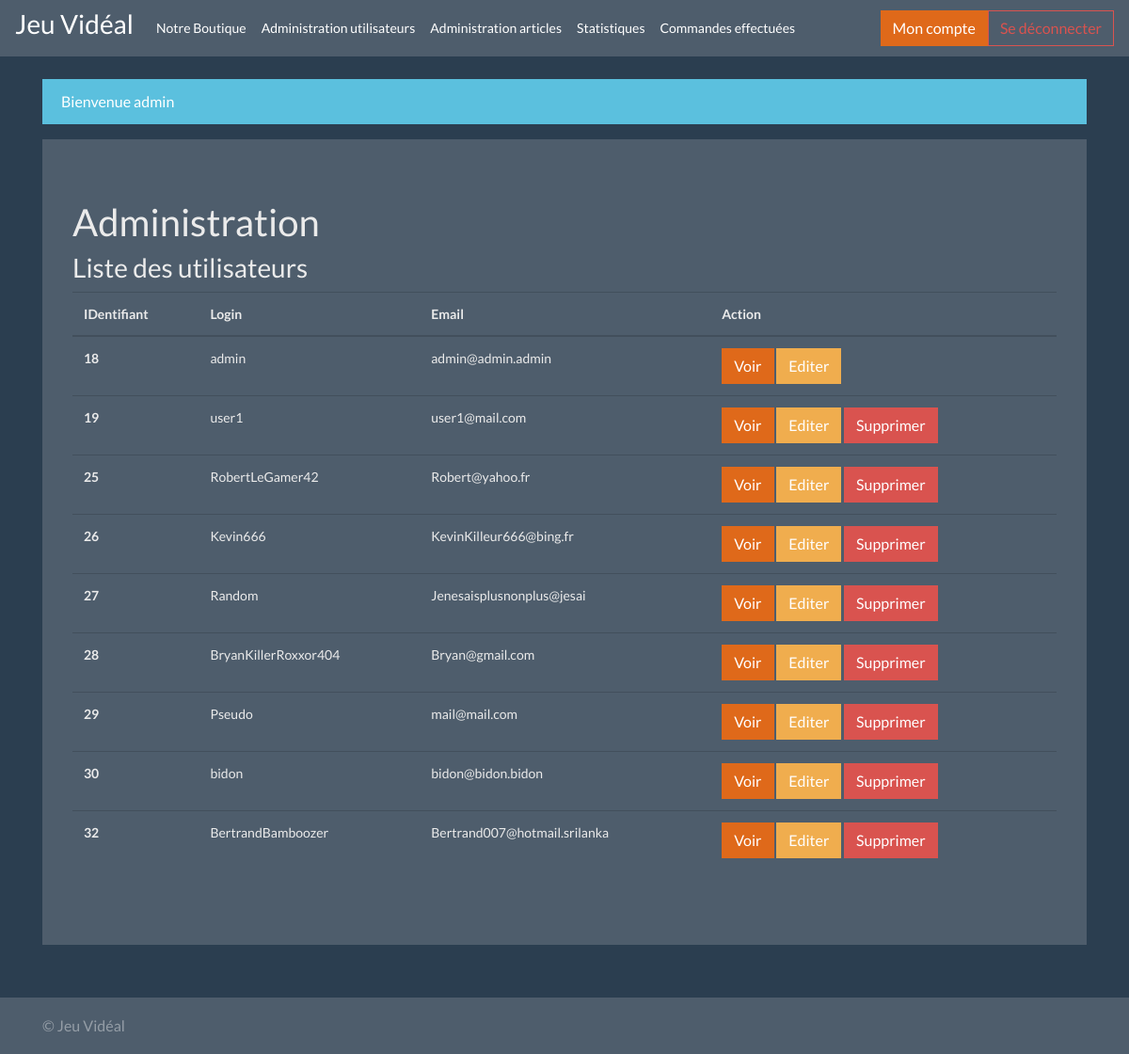
Screenshot of /admin_user (signed in) with the database file from the repository.
### tables this page shows
CREATE TABLE `utilisateur` (
  `ID` int(11) NOT NULL AUTO_INCREMENT,
  `login` varchar(25) NOT NULL,
  `nom` varchar(50) DEFAULT NULL,
  `prenom` varchar(50) DEFAULT NULL,
  `mail` varchar(50) DEFAULT NULL,
  `roleID` int(11) DEFAULT NULL,
  `password` varchar(255) DEFAULT NULL,
  `actif` tinyint(1) DEFAULT '1',
  PRIMARY KEY (`ID`),
  KEY `roleID` (`roleID`),
  CONSTRAINT `utilisateur_ibfk_1` FOREIGN KEY (`roleID`) REFERENCES `role` (`id`)
);

### controllers/admin_user.php (called while the page is built)
<?php
require 'models/users.php';
if(empty($_SESSION['id']) || checkUserRole($_SESSION['id']) != 1){
        header("Location: ".ROOT_PATH);
        exit();
}
$users = getAllFromUser();
include 'views/admin_user.php';
?>

### models/db.php (called while the page is built)
<?php
function getDB() {
    try
    {
        $bdd = new PDO('mysql:host=localhost;dbname=jeux_video_store;charset=utf8', ''.BDD_LOGIN.'', ''.BDD_MDP.'', array(PDO::ATTR_ERRMODE => PDO::ERRMODE_EXCEPTION));
        return $bdd;
    }
    catch (Exception $e)
    {
        die('Erreur : ' . $e->getMessage());
    }
}

### models/users.php (called while the page is built, shortened)
<?php
require_once 'models/db.php';
function getUserById($ID) {
    $reponse = getDB()->prepare('SELECT * FROM UTILISATEUR WHERE ID = :ID');
    $reponse->execute([':ID' => $ID]);
    $user = $reponse->fetch();
    return $user;
}
function getAllFromUser(){
    $reponse = getDB()->query('SELECT * FROM UTILISATEUR WHERE actif = 1');
    $users = $reponse->fetchAll();
    return $users;
}
function checkUserRole($ID){
    $user = getUserById($ID);
    return $user['roleID'];
}
?>

### views/admin_user.php (the view, shortened to what this page needs)
<h3>Liste des utilisateurs</h3>
<table class="table">
  <thead>
    <tr>
      <th scope="col">IDentifiant</th>
      <th scope="col">Login</th>
      <th scope="col">Email</th>
      <th scope="col">Action</th>
    </tr>
  </thead>
  <tbody>
<?php foreach($users as $user):?>
    <tr>
      <th scope="row"><?= $user['ID'] ?></th>
      <td><?= $user['login'] ?></td>
      <td><?= $user['mail'] ?></td>
      <td>
          <a href="<?=ROOT_PATH?>user/<?= $user['login']?>" class="btn btn-primary">Voir</a>
          <a href="<?=ROOT_PATH?>admin_user/<?= $user['login']?>/edit" class="btn btn-warning">Editer</a>
          <?php if($_SESSION['id'] != $user['ID']):?>
            <button type="button" class="btn btn-danger" data-toggle="modal" data-target="#modal<?= $user['ID']?>">
              Supprimer
            </button>
          <?php endif?>
      </td>
    </tr>
<?php endforeach ?>
  </tbody>
</table>
<?php
include('includes/template.php');
?>

### public/css/sticky-footer-navbar.css (style rules this page uses)
html { position: relative; min-height: 100%; }
body { margin-bottom: 60px; }

### rows the page displays
utilisateur: ID "18", login "admin", mail "admin@admin.admin"
utilisateur: ID "19", login "user1", mail "user1@mail.com"
utilisateur: ID "25", login "RobertLeGamer42", mail "Robert@yahoo.fr"
utilisateur: ID "26", login "Kevin666", mail "KevinKilleur666@bing.fr"
utilisateur: ID "27", login "Random", mail "Jenesaisplusnonplus@jesai"
utilisateur: ID "28", login "BryanKillerRoxxor404", mail "Bryan@gmail.com"
utilisateur: ID "29", login "Pseudo", mail "mail@mail.com"
utilisateur: ID "30", login "bidon", mail "bidon@bidon.bidon"
utilisateur: ID "32", login "BertrandBamboozer", mail "Bertrand007@hotmail.srilanka"

### other values shown
$_SESSION['message'] "Bienvenue admin"
$title "Administration"
